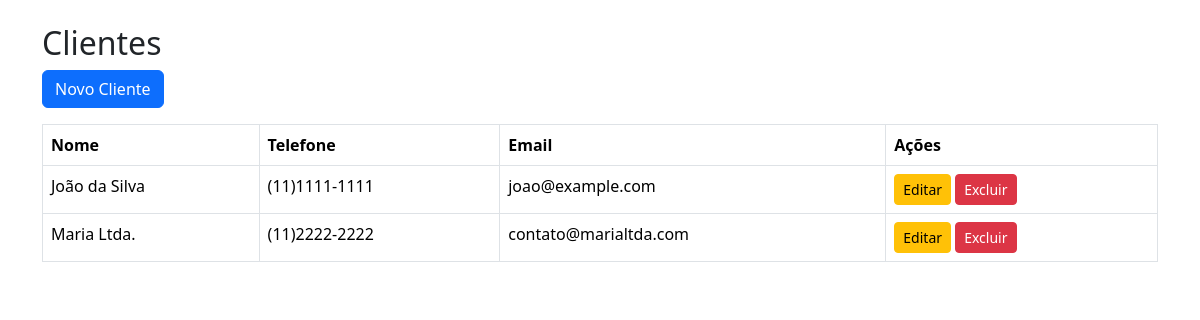
The page /public/clientes on the database its author committed.
### tables this page shows
CREATE TABLE clientes (
    id INT AUTO_INCREMENT PRIMARY KEY,
    nome VARCHAR(100) NOT NULL,
    telefone VARCHAR(20),
    email VARCHAR(100),
    cpf_cnpj VARCHAR(20) UNIQUE,
    tipo VARCHAR(10),
    contato VARCHAR(100),
    responsavel VARCHAR(100),
    insc_municipal VARCHAR(50),
    insc_estadual VARCHAR(50),
    observacoes TEXT
);

### app/Controllers/ClientesController.php (called while the page is built, shortened)
<?php
require_once '../app/Models/Cliente.php';
class ClientesController {
    public function index() {
        $clientes = Cliente::listar();
        include '../app/Views/clientes/index.php';
    }
}

### app/Models/Cliente.php (called while the page is built, shortened)
<?php
class Cliente {
    public static function listar() {
        global $pdo;
        return $pdo->query("SELECT * FROM clientes ORDER BY nome")->fetchAll(PDO::FETCH_ASSOC);
    }
}

### app/Views/clientes/index.php (the view, shortened to what this page needs)
<!DOCTYPE html>
<html lang="pt-br">
<head>
    <link href="https://cdn.jsdelivr.net/npm/bootstrap@5.3.2/dist/css/bootstrap.min.css" rel="stylesheet">
</head>
<body>
<div class="container mt-4">
    <h2>Clientes</h2>
    <a href="<?= BASE_URL ?>/clientes/novo" class="btn btn-primary mb-3">Novo Cliente</a>
    <table class="table table-bordered">
        <thead>
            <tr>
                <th>Nome</th>
                <th>Telefone</th>
                <th>Email</th>
                <th>Ações</th>
            </tr>
        </thead>
        <tbody>
            <?php foreach ($clientes as $c): ?>
                <tr>
                    <td><?= $c['nome'] ?></td>
                    <td><?= $c['telefone'] ?></td>
                    <td><?= $c['email'] ?></td>
                    <td>
                        <a href="<?= BASE_URL ?>/clientes/editar/<?= $c['id'] ?>" class="btn btn-sm btn-warning">Editar</a>
                        <a href="<?= BASE_URL ?>/clientes/excluir/<?= $c['id'] ?>" onclick="return confirm('Excluir este cliente?')" class="btn btn-sm btn-danger">Excluir</a>
                    </td>
                </tr>
            <?php endforeach; ?>
        </tbody>
    </table>
</div>
</body>
</html>

### rows shown on the page
clientes: nome "João da Silva", telefone "(11)1111-1111", email "joao@example.com"
clientes: nome "Maria Ltda.", telefone "(11)2222-2222", email "contato@marialtda.com"
